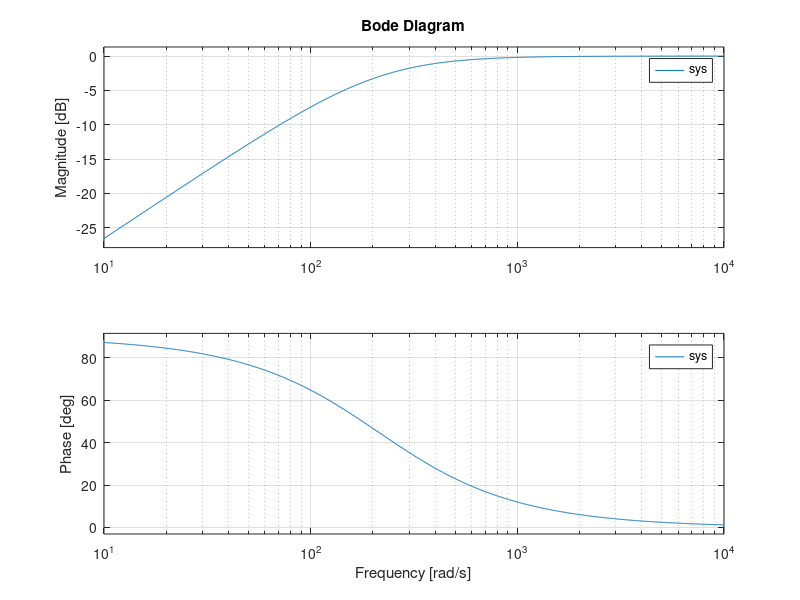

Write MATLAB code to recreate this figure.
% for high pass filter 
close all;
clc;
resistance= 10000; %Ohms
capacitance= 470 *10^-9; %Farad
inductance= 1; %Henry
num=[resistance*capacitance 0];
den=[resistance*capacitance 1];
sys=tf(num,den);
sys
bode(sys);


